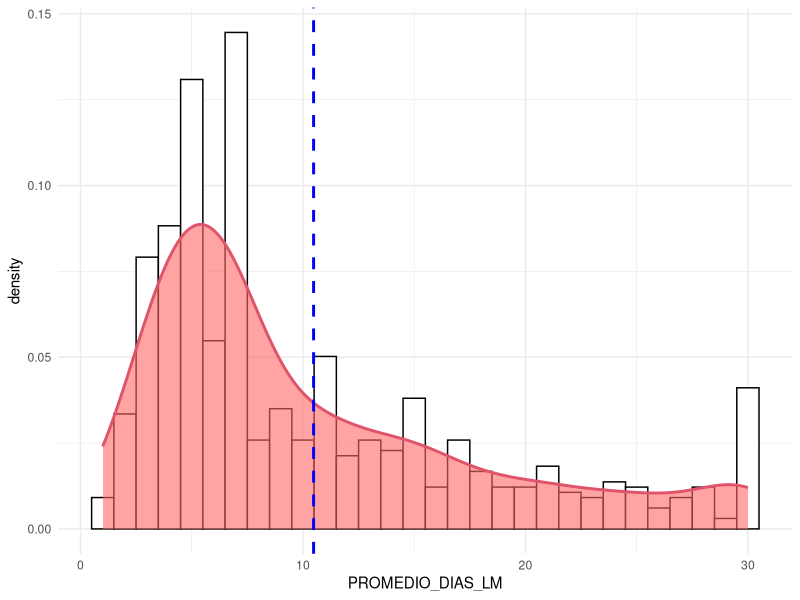
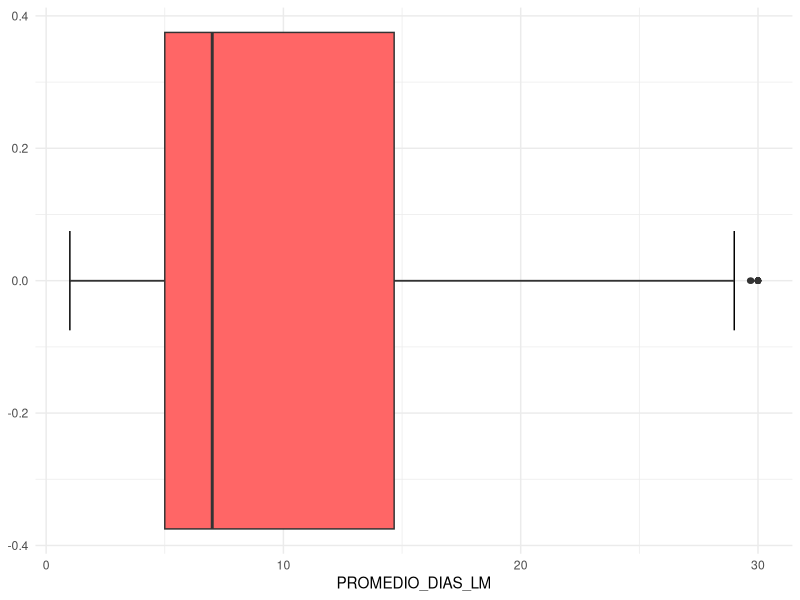

R code for these plots, in order:
## ---- chunk 1
library(readxl)
library(tidyverse)

setwd("~/Desktop/MAGISTER/modelos_lineales/")
BBDD_proyecto <- read_excel("BBDD_FINAL_Mod_Lin.xlsx")
## ---- chunk 2
BBDD_proyecto <- BBDD_proyecto %>% mutate_at(c("SEXO","ESTADO_CIVIL",
                              "SISTEMA_SALUD","NIVEL",
                              "TIPO_ESTABLECIMIENTO",
                              "CALIDAD_DESEMPEÑO",
                              "COMUNA_ESTABLECIMIENTO",
                              "ESTAMENTO","TRAMO_DOCENTE"),factor)

BBDD_proyecto$EVALUACION_DOCENTE <- factor(BBDD_proyecto$EVALUACION_DOCENTE,
                                           levels = c("SIN EVALUACIÓN",
                                                      "DESTACADO",
                                                      "BASICO",
                                                      "INSATISFACTORIO",
                                                      "COMPETENTE"))

BBDD_proyecto_sin_ceros <- BBDD_proyecto %>% filter(PROMEDIO_DIAS_LM != 0)
## ---- chunk 3
ggplot(BBDD_proyecto_sin_ceros, aes(x = PROMEDIO_DIAS_LM)) +
  geom_histogram(aes(y =..density..), colour = "black", fill = "white") +
  geom_density(alpha = 0.6 , fill = "#FF6666", lwd = 1,colour = 2)+
  geom_vline(aes(xintercept = mean(PROMEDIO_DIAS_LM)),
             color = "blue", linetype = "dashed", size = 1)+
  theme_minimal()
## ---- chunk 4
ggplot(BBDD_proyecto_sin_ceros, aes(x = PROMEDIO_DIAS_LM))+
  stat_boxplot(geom = "errorbar",width = 0.15) +
  geom_boxplot(fill="#FF6666")+
  theme_minimal()
## ---- chunk 5
modelo0 = lm(PROMEDIO_DIAS_LM ~ 1, data = BBDD_proyecto_sin_ceros)
add1(modelo0, ~ .  + SEXO + ESTADO_CIVIL + EDAD + RENTA_PROMEDIO +
       SISTEMA_SALUD + JORNADA + NIVEL + CALIDAD_DESEMPEÑO +
       ESTAMENTO + EVALUACION_DOCENTE + TRAMO_DOCENTE + TRASLADO_COMUNA,
     test="F") 
## ---- chunk 6
modelo0 = lm(PROMEDIO_DIAS_LM ~ EVALUACION_DOCENTE, data = BBDD_proyecto_sin_ceros)
add1(modelo0, ~ .  + SEXO + ESTADO_CIVIL + EDAD + RENTA_PROMEDIO +
       SISTEMA_SALUD + JORNADA + NIVEL + CALIDAD_DESEMPEÑO +
       ESTAMENTO + EVALUACION_DOCENTE + TRAMO_DOCENTE + TRASLADO_COMUNA,
     test="F") 


modelo0 = lm(PROMEDIO_DIAS_LM ~ EVALUACION_DOCENTE + CALIDAD_DESEMPEÑO, 
             data = BBDD_proyecto_sin_ceros)
add1(modelo0, ~ .  + SEXO + ESTADO_CIVIL + EDAD + RENTA_PROMEDIO +
       SISTEMA_SALUD + JORNADA + NIVEL + CALIDAD_DESEMPEÑO +
       ESTAMENTO + EVALUACION_DOCENTE + TRAMO_DOCENTE + TRASLADO_COMUNA,
     test="F") 


modelo0 = lm(PROMEDIO_DIAS_LM ~ EVALUACION_DOCENTE + CALIDAD_DESEMPEÑO +NIVEL, 
             data = BBDD_proyecto_sin_ceros)
add1(modelo0, ~ .  + SEXO + ESTADO_CIVIL + EDAD + RENTA_PROMEDIO +
       SISTEMA_SALUD + JORNADA + NIVEL + CALIDAD_DESEMPEÑO +
       ESTAMENTO + EVALUACION_DOCENTE + TRAMO_DOCENTE + TRASLADO_COMUNA,
     test="F") 


modelo0 = lm(PROMEDIO_DIAS_LM ~ EVALUACION_DOCENTE + CALIDAD_DESEMPEÑO +NIVEL + EDAD, 
             data = BBDD_proyecto_sin_ceros)
add1(modelo0, ~ .  + SEXO + ESTADO_CIVIL + EDAD + RENTA_PROMEDIO +
       SISTEMA_SALUD + JORNADA + NIVEL + CALIDAD_DESEMPEÑO +
       ESTAMENTO + EVALUACION_DOCENTE + TRAMO_DOCENTE + TRASLADO_COMUNA,
     test="F") 
     
summary(modelo0)

